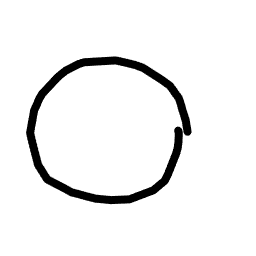
#> input picture studio/feedback/20261109-175926-52b66b11.png, 256 x 256 px
$ python -i standardize.py   (imports and definitions only)
#> lines starting #> are read from the running program, lines starting #| are printed output that depends on the picture; after the words box and inside, x2 and y2 are one past the last pixel; in counts of white or black regions, pixels touching at a corner belong together
"""
Shared standardization step for every image source (real and synthetic).

Every image, whatever its origin, leaves this module in ONE format:

    64x64, single channel, uint8, black (0) outline strokes on a
    white (255) background, shape cropped to its bounding box and
    centered with aspect ratio preserved.

Normalization to float [0, 1] happens at load time (Stage 4 loader),
not on disk, so the stored files stay lossless and inspectable.

Steps, in order (each one fixes a real incompatibility between sources):
  1. Alpha flattening   RGBA (hand-drawn set) composited onto white.
  2. Foreground mask    distance from the estimated background colour in
                        RGB space. Handles random background colours
                        (Dinesh, El Korchi), either polarity (dark-on-light
                        or light-on-dark), and shapes whose grey level
                        equals the background's even though the colours
                        differ (a plain RGB->grey conversion would erase
                        those).
  3. Outlier gate       blank or near-blank images, and shapes too small
                        to carry shape information, are rejected.
  4. Crop + letterbox   crop to the foreground bounding box plus a margin,
                        pad to a square (aspect ratio preserved, so a
                        rectangle never becomes a square), resize to 64.
  5. Outline redraw     every CLOSED shape (solid fill, thick ring, or
                        hollow-centred star) is redrawn as the same 2-px
                        outline of its silhouette; open or dashed sketches
                        keep their original strokes. Without this, "filled"
                        or "thick stroke" would identify the source instead
                        of the shape. Fills become outlines, not the other
                        way round, because an open sketch cannot be filled.
"""
import numpy as np
from PIL import Image
from scipy import ndimage

TARGET = 64
BG_DISTANCE_T = 60.0      # max RGB distance threshold for ink
MIN_CONTRAST = 8.0        # strongest contrast below this: nothing visible
MIN_FG_FRACTION = 0.0015  # below this share of ink pixels: blank image
MIN_SHAPE_PX = 12         # bounding box smaller than this: unreadably tiny
MARGIN = 0.08             # margin around the bounding box, share of its size
FILLED_CORE = 0.30        # share of ink surviving erosion -> treat as filled
MIN_INK_64 = 20           # ink pixels left at 64x64 below this: degenerate


class Rejected(Exception):
    """Raised when an image fails the outlier gate. `reason` says why."""

    def __init__(self, reason):
        super().__init__(reason)
        self.reason = reason


def _flatten_alpha(im):
    if im.mode in ("RGBA", "LA") or (im.mode == "P" and "transparency" in im.info):
        im = im.convert("RGBA")
        bg = Image.new("RGBA", im.size, (255, 255, 255, 255))
        bg.alpha_composite(im)
        return bg.convert("RGB")
    return im.convert("RGB")


def _foreground_mask(rgb):
    border = np.concatenate([rgb[0], rgb[-1], rgb[:, 0], rgb[:, -1]])
    bg = np.median(border, axis=0)
    dist = np.sqrt(((rgb - bg) ** 2).sum(axis=2))
    # Strongest local contrast: max after a 3x3 median filter, so a tiny
    # shape still counts (a percentile would land on background pixels)
    # but an isolated noisy pixel does not.
    contrast = ndimage.median_filter(dist, size=3).max()
    if contrast < MIN_CONTRAST:
        raise Rejected("no_contrast")
    # Threshold adapts to the image: half its strongest contrast, so a
    # dark-orange shape on an orange background is still found, but capped
    # so JPEG noise around strong edges is not.
    t = min(BG_DISTANCE_T, max(MIN_CONTRAST, 0.5 * contrast))
    return dist > t, bg


def _to_square(mask, bbox):
    r0, r1, c0, c1 = bbox
    crop = mask[r0:r1 + 1, c0:c1 + 1]
    side = max(crop.shape)
    m = max(2, int(round(MARGIN * side)))
    crop = np.pad(crop, m)
    h, w = crop.shape
    s = max(h, w)
    top, left = (s - h) // 2, (s - w) // 2
    return np.pad(crop, ((top, s - h - top), (left, s - w - left)))


def _resize_mask(square):
    im = Image.fromarray(square.astype(np.uint8) * 255)
    method = Image.Resampling.BOX if square.shape[0] > TARGET else Image.Resampling.BILINEAR
    return np.asarray(im.resize((TARGET, TARGET), method), dtype=np.float32) / 255.0


def standardize(im):
    """Return (uint8 64x64 array, info dict) or raise Rejected."""
    native = {"native_width": im.width, "native_height": im.height,
              "native_mode": im.mode}
    rgb = np.asarray(_flatten_alpha(im), dtype=np.float32)
    mask, bg = _foreground_mask(rgb)
    h, w = mask.shape

    if mask.mean() < MIN_FG_FRACTION:
        raise Rejected("blank_or_near_blank")
    rows, cols = np.where(mask)
    bbox = (rows.min(), rows.max(), cols.min(), cols.max())
    shape_px = max(bbox[1] - bbox[0], bbox[3] - bbox[2]) + 1
    if shape_px < MIN_SHAPE_PX:
        raise Rejected("shape_too_small")

    small = _resize_mask(_to_square(mask, bbox))

    # Closed vs open, decided at 64x64 where every shape has the same size.
    # Fill holes first: a closed outline (any stroke width) and a solid
    # silhouette (even a hollow-centred star) both become the same solid
    # region. Eroding 3 px then removes open/dashed strokes but keeps a
    # large core of any closed region.
    ink_any = small > 0.25  # low threshold keeps thin strokes after downscale
    region = ndimage.binary_fill_holes(ink_any)
    core = ndimage.binary_erosion(region, iterations=3)
    closed = region.sum() > 0 and core.sum() / region.sum() > FILLED_CORE

    if closed:
        # Redraw every closed shape as the same 2-px outline of its
        # silhouette, whatever its original fill or stroke width.
        ink = region & ~ndimage.binary_erosion(region)
        ink = ndimage.binary_dilation(ink)
    else:
        ink = ink_any

    if ink.sum() < MIN_INK_64:
        raise Rejected("degenerate_after_resize")

    out = np.where(ink, 0, 255).astype(np.uint8)
    info = dict(native,
                bg_luma=float(0.299 * bg[0] + 0.587 * bg[1] + 0.114 * bg[2]),
                outline_redrawn=bool(closed),
                fg_fraction=float(mask.mean()),
                shape_px=int(shape_px))
    return out, info

>>> from PIL import Image
>>> picture = Image.open('../../studio/feedback/20261109-175926-52b66b11.png')
#> picture is the input picture: PIL image 256x256 RGBA; mean R, G, B, A 240.3, 240.3, 240.3, 255
>>> result = standardize(picture)
#> in _flatten_alpha, `bg = Image.new("RGBA", im.size, (255, 255, 255, 255))`: bg: PIL image 256x256 RGBA; every value is 255
#> in _foreground_mask, `border = np.concatenate([rgb[0], rgb[-1], rgb[:, 0], rgb[:, -1]])`: border = 1024 rows, first 8: [255, 255, 255], [255, 255, 255], [255, 255, 255], [255, 255, 255], [255, 255, 255], [255, 255, 255], [255, 255, 255], [255, 255, 255]
#> in _foreground_mask, `bg = np.median(border, axis=0)`: bg = [255, 255, 255]
#> in _foreground_mask, `dist = np.sqrt(((rgb - bg) ** 2).sum(axis=2))`:
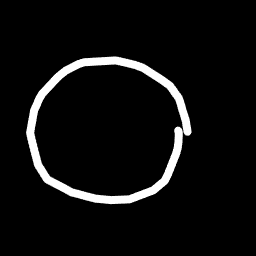
#> dist: shape (256, 256) float32; min 0, max 441.7, mean 25.5; drawn with min black and max white
#> in _foreground_mask, `contrast = ndimage.median_filter(dist, size=3).max()`: contrast = 441.7
#> in _foreground_mask, `t = min(BG_DISTANCE_T, max(MIN_CONTRAST, 0.5 * contrast))`: t = 60
#> in standardize, `mask, bg = _foreground_mask(rgb)`:
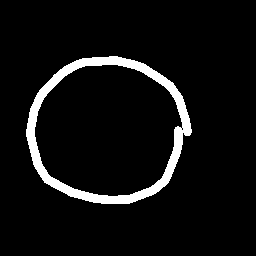
#> mask: shape (256, 256) bool; 6.2% white; 1 white region, box (x1, y1, x2, y2) and area: (26, 56, 192, 204) 4068
#> in standardize, `mask, bg = _foreground_mask(rgb)`: bg = [255, 255, 255]
#> in standardize, `rows, cols = np.where(mask)`: rows = 4068 values from 56 to 203; cols = 4068 values, max 191 at index 2016, min 26 at index 1991, mean 108.2
#> in standardize, `bbox = (rows.min(), rows.max(), cols.min(), cols.max())`: bbox = (56, 203, 26, 191)
#> in standardize, `shape_px = max(bbox[1] - bbox[0], bbox[3] - bbox[2]) + 1`: shape_px = 166
#> in _to_square, `r0, r1, c0, c1 = bbox`: r0 = 56; r1 = 203; c0 = 26; c1 = 191
#> in _to_square, `crop = mask[r0:r1 + 1, c0:c1 + 1]`:
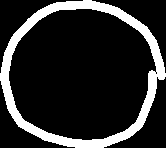
#> crop: shape (148, 166) bool; 16.6% white; 1 white region, box (x1, y1, x2, y2) and area: (0, 0, 166, 148) 4068
#> in _to_square, `crop = np.pad(crop, m)`:
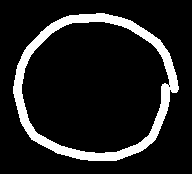
#> crop: shape (174, 192) bool; 12.2% white; 1 white region, box (x1, y1, x2, y2) and area: (13, 13, 179, 161) 4068
#> in _to_square, `return np.pad(crop, ((top, s - h - top), (left, s - w - left)))`: returned value: shape (192, 192) bool; 11% white; 1 white region, box (x1, y1, x2, y2) and area: (13, 22, 179, 170) 4068
#> in standardize, `ink_any = small > 0.25`: ink_any: shape (64, 64) bool; 12.8% white; 1 white region, box (x1, y1, x2, y2) and area: (4, 7, 60, 57) 526
#> in standardize, `region = ndimage.binary_fill_holes(ink_any)`:
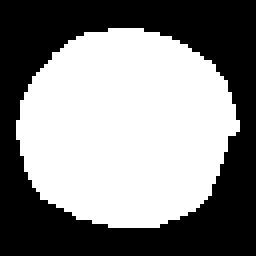
#> region: shape (64, 64) bool (shown 4 times larger); 52.6% white; 1 black region, box (x1, y1, x2, y2) and area: (0, 0, 64, 64) 1942
#> in standardize, `core = ndimage.binary_erosion(region, iterations=3)`:
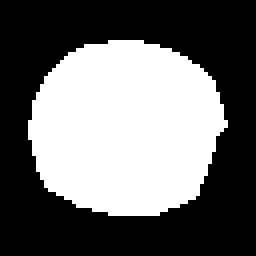
#> core: shape (64, 64) bool (shown 4 times larger); 42% white; 1 white region, box (x1, y1, x2, y2) and area: (7, 10, 57, 54) 1719
#> in standardize, `closed = region.sum() > 0 and core.sum() / region.sum() > FILLED_CORE`: closed = True
#> in standardize, `ink = region & ~ndimage.binary_erosion(region)`: ink: shape (64, 64) bool; 3.7% white in thin lines or dots, all inside (x1, y1, x2, y2) = (4, 7, 60, 57)
#> in standardize, `ink = ndimage.binary_dilation(ink)`:
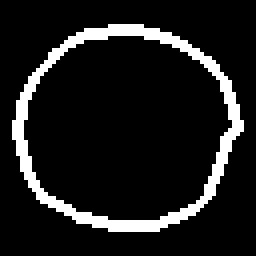
#> ink: shape (64, 64) bool (shown 4 times larger); 11% white in thin lines or dots, all inside (x1, y1, x2, y2) = (3, 6, 61, 58)
#> in standardize, `info = dict(native, bg_luma=float(0.299 * bg[0] + 0.587 * bg[1] + 0.11..`: info = {'native_width': 256, 'native_height': 256, 'native_mode': 'RGBA', 'bg_luma': 255, 'outline_redrawn': True, 'fg_fraction': 0.0621, 'shape_px': 166}

$ run again, on studio/feedback/20261109-175941-3da091f3.png
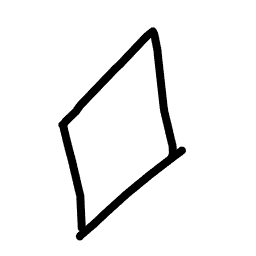
#> input picture studio/feedback/20261109-175941-3da091f3.png, 256 x 256 px
#> picture is the input picture: PIL image 256x256 RGBA; mean R, G, B, A 239.5, 239.5, 239.5, 255
#> border = 1024 rows, first 8: [255, 255, 255], [255, 255, 255], [255, 255, 255], [255, 255, 255], [255, 255, 255], [255, 255, 255], [255, 255, 255], [255, 255, 255]
#> in _foreground_mask, `bg = np.median(border, axis=0)`: bg = [255, 255, 255]
#> contrast = 441.7
#> t = 60
#> in standardize, `mask, bg = _foreground_mask(rgb)`:
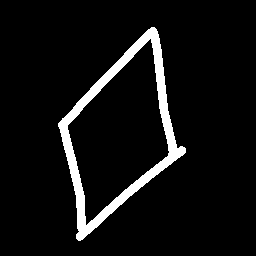
#> mask: shape (256, 256) bool; 6.6% white; 1 white region, box (x1, y1, x2, y2) and area: (58, 27, 186, 241) 4295
#> in standardize, `mask, bg = _foreground_mask(rgb)`: bg = [255, 255, 255]
#> rows = 4295 values from 27 to 240; cols = 4295 values, max 185 at index 2373, min 58 at index 1887, mean 119.8
#> bbox = (27, 240, 58, 185)
#> shape_px = 214
#> r0 = 27; r1 = 240; c0 = 58; c1 = 185
#> im: PIL image 248x248 L; 7% white; 1 white region, box (x1, y1, x2, y2) and area: (60, 17, 188, 231) 4295
#> ink_any: shape (64, 64) bool; 8.7% white in thin lines or dots, all inside (x1, y1, x2, y2) = (15, 4, 49, 60)
#> region: shape (64, 64) bool; 24.2% white; 1 white region, box (x1, y1, x2, y2) and area: (15, 4, 49, 60) 991
#> core: shape (64, 64) bool; 16.1% white; 1 white region, box (x1, y1, x2, y2) and area: (18, 8, 45, 55) 658
#> closed = True
#> in standardize, `ink = ndimage.binary_dilation(ink)`:
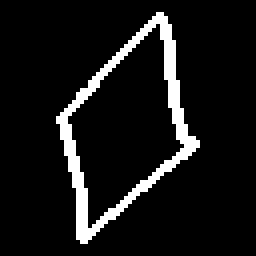
#> ink: shape (64, 64) bool (shown 4 times larger); 8.6% white in thin lines or dots, all inside (x1, y1, x2, y2) = (14, 3, 50, 61)
#> info = {'native_width': 256, 'native_height': 256, 'native_mode': 'RGBA', 'bg_luma': 255, 'outline_redrawn': True, 'fg_fraction': 0.0655, 'shape_px': 214}

$ run again, on studio/feedback/20261109-175948-35adbe65.png
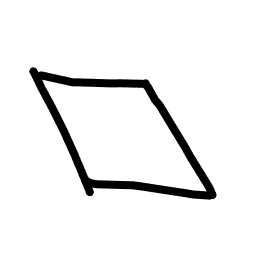
#> input picture studio/feedback/20261109-175948-35adbe65.png, 256 x 256 px
#> picture is the input picture: PIL image 256x256 RGBA; mean R, G, B, A 239.5, 239.5, 239.5, 255
#> border = 1024 rows, first 8: [255, 255, 255], [255, 255, 255], [255, 255, 255], [255, 255, 255], [255, 255, 255], [255, 255, 255], [255, 255, 255], [255, 255, 255]
#> in _foreground_mask, `bg = np.median(border, axis=0)`: bg = [255, 255, 255]
#> contrast = 441.7
#> t = 60
#> in standardize, `mask, bg = _foreground_mask(rgb)`:
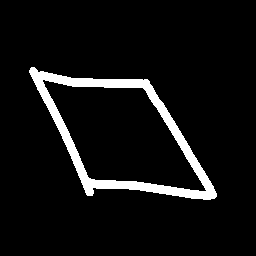
#> mask: shape (256, 256) bool; 6.6% white; 1 white region, box (x1, y1, x2, y2) and area: (29, 67, 217, 200) 4293
#> in standardize, `mask, bg = _foreground_mask(rgb)`: bg = [255, 255, 255]
#> rows = 4293 values from 67 to 199; cols = 4293 values, max 216 at index 4082, min 29 at index 17, mean 121
#> bbox = (67, 199, 29, 216)
#> shape_px = 188
#> r0 = 67; r1 = 199; c0 = 29; c1 = 216
#> im: PIL image 218x218 L; 9% white; 1 white region, box (x1, y1, x2, y2) and area: (15, 42, 203, 175) 4293
#> ink_any: shape (64, 64) bool; 11.3% white; 1 white region, box (x1, y1, x2, y2) and area: (4, 12, 60, 52) 463
#> region: shape (64, 64) bool; 31.3% white; 1 white region, box (x1, y1, x2, y2) and area: (4, 12, 60, 52) 1281
#> core: shape (64, 64) bool; 21.2% white; 1 white region, box (x1, y1, x2, y2) and area: (9, 16, 56, 48) 869
#> closed = True
#> in standardize, `ink = ndimage.binary_dilation(ink)`:
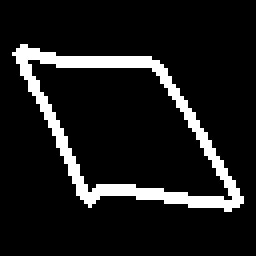
#> ink: shape (64, 64) bool (shown 4 times larger); 10.5% white in thin lines or dots, all inside (x1, y1, x2, y2) = (3, 11, 61, 53)
#> info = {'native_width': 256, 'native_height': 256, 'native_mode': 'RGBA', 'bg_luma': 255, 'outline_redrawn': True, 'fg_fraction': 0.0655, 'shape_px': 188}
